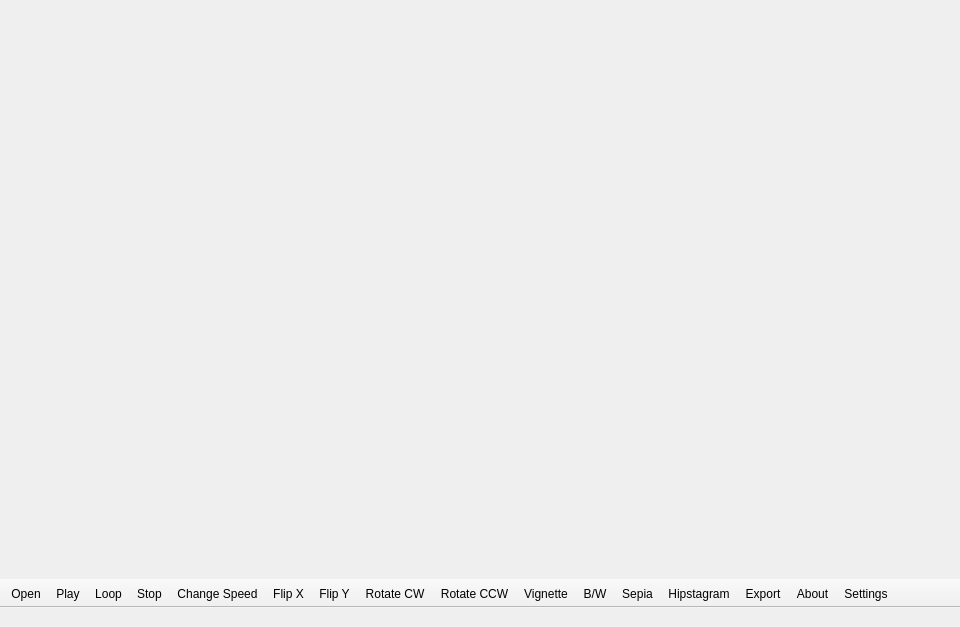
<?xml version="1.0" encoding="UTF-8"?>
<ui version="4.0">
 <class>MainWindow</class>
 <widget class="QMainWindow" name="MainWindow">
  <property name="geometry">
   <rect>
    <x>0</x>
    <y>0</y>
    <width>960</width>
    <height>627</height>
   </rect>
  </property>
  <property name="windowTitle">
   <string>camdomachine</string>
  </property>
  <property name="styleSheet">
   <string notr="true"/>
  </property>
  <property name="documentMode">
   <bool>false</bool>
  </property>
  <property name="tabShape">
   <enum>QTabWidget::Rounded</enum>
  </property>
  <widget class="QWidget" name="centralwidget">
   <property name="minimumSize">
    <size>
     <width>960</width>
     <height>540</height>
    </size>
   </property>
   <property name="maximumSize">
    <size>
     <width>1920</width>
     <height>1080</height>
    </size>
   </property>
  </widget>
  <widget class="QStatusBar" name="statusbar">
   <property name="sizeGripEnabled">
    <bool>false</bool>
   </property>
  </widget>
  <widget class="QToolBar" name="toolbar">
   <property name="windowTitle">
    <string>toolBar</string>
   </property>
   <property name="layoutDirection">
    <enum>Qt::LeftToRight</enum>
   </property>
   <property name="autoFillBackground">
    <bool>true</bool>
   </property>
   <property name="movable">
    <bool>false</bool>
   </property>
   <property name="iconSize">
    <size>
     <width>32</width>
     <height>32</height>
    </size>
   </property>
   <property name="toolButtonStyle">
    <enum>Qt::ToolButtonTextUnderIcon</enum>
   </property>
   <property name="floatable">
    <bool>false</bool>
   </property>
   <attribute name="toolBarArea">
    <enum>BottomToolBarArea</enum>
   </attribute>
   <attribute name="toolBarBreak">
    <bool>false</bool>
   </attribute>
   <addaction name="actionOpen"/>
   <addaction name="actionPlay"/>
   <addaction name="actionLoop"/>
   <addaction name="actionStop"/>
   <addaction name="actionCycleFramerates"/>
   <addaction name="actionFlipX"/>
   <addaction name="actionFlipY"/>
   <addaction name="actionRotateCW"/>
   <addaction name="actionRotateCCW"/>
   <addaction name="actionVignette"/>
   <addaction name="actionBlackWhite"/>
   <addaction name="actionSepia"/>
   <addaction name="actionHipstagram"/>
   <addaction name="actionMovie"/>
   <addaction name="actionAbout"/>
   <addaction name="actionSettings"/>
  </widget>
  <action name="actionPlay">
   <property name="icon">
    <iconset resource="../zeitmachine.qrc">
     <normaloff>:/icons/icons/play.png</normaloff>
     <normalon>:/icons/icons/play.png</normalon>:/icons/icons/play.png</iconset>
   </property>
   <property name="text">
    <string>Play</string>
   </property>
   <property name="iconText">
    <string>Play</string>
   </property>
   <property name="toolTip">
    <string>Start playback of the sequence</string>
   </property>
   <property name="shortcut">
    <string>Space</string>
   </property>
   <property name="visible">
    <bool>true</bool>
   </property>
   <property name="iconVisibleInMenu">
    <bool>true</bool>
   </property>
  </action>
  <action name="actionStop">
   <property name="icon">
    <iconset resource="../zeitmachine.qrc">
     <normaloff>:/icons/icons/stop.png</normaloff>:/icons/icons/stop.png</iconset>
   </property>
   <property name="text">
    <string>Stop</string>
   </property>
   <property name="toolTip">
    <string>Stop playing back the sequence</string>
   </property>
  </action>
  <action name="actionLoop">
   <property name="checkable">
    <bool>true</bool>
   </property>
   <property name="icon">
    <iconset resource="../zeitmachine.qrc">
     <normaloff>:/icons/icons/refresh.png</normaloff>:/icons/icons/refresh.png</iconset>
   </property>
   <property name="text">
    <string>Loop</string>
   </property>
   <property name="toolTip">
    <string>Enable or disable looped playback</string>
   </property>
  </action>
  <action name="actionMovie">
   <property name="icon">
    <iconset resource="../zeitmachine.qrc">
     <normaloff>:/icons/icons/download.png</normaloff>:/icons/icons/download.png</iconset>
   </property>
   <property name="text">
    <string>Export</string>
   </property>
   <property name="toolTip">
    <string>Export the sequence as a movie file</string>
   </property>
  </action>
  <action name="actionAbout">
   <property name="icon">
    <iconset resource="../zeitmachine.qrc">
     <normaloff>:/icons/icons/info.png</normaloff>:/icons/icons/info.png</iconset>
   </property>
   <property name="text">
    <string>About</string>
   </property>
   <property name="toolTip">
    <string>About this application</string>
   </property>
  </action>
  <action name="actionCycleFramerates">
   <property name="icon">
    <iconset resource="../zeitmachine.qrc">
     <normaloff>:/icons/icons/sort-amount-asc.png</normaloff>:/icons/icons/sort-amount-asc.png</iconset>
   </property>
   <property name="text">
    <string>Change Speed</string>
   </property>
   <property name="toolTip">
    <string>Cycle through all available framerates</string>
   </property>
  </action>
  <action name="actionVignette">
   <property name="checkable">
    <bool>true</bool>
   </property>
   <property name="icon">
    <iconset resource="../zeitmachine.qrc">
     <normaloff>:/icons/icons/magic.png</normaloff>:/icons/icons/magic.png</iconset>
   </property>
   <property name="text">
    <string>Vignette</string>
   </property>
   <property name="toolTip">
    <string>Apply a vignette filter to the video (makes the images darker towards the borders)</string>
   </property>
  </action>
  <action name="actionBlackWhite">
   <property name="checkable">
    <bool>true</bool>
   </property>
   <property name="icon">
    <iconset resource="../zeitmachine.qrc">
     <normaloff>:/icons/icons/magic.png</normaloff>:/icons/icons/magic.png</iconset>
   </property>
   <property name="text">
    <string>B/W</string>
   </property>
   <property name="toolTip">
    <string>Apply a black and white filter to the video</string>
   </property>
  </action>
  <action name="actionSepia">
   <property name="checkable">
    <bool>true</bool>
   </property>
   <property name="icon">
    <iconset resource="../zeitmachine.qrc">
     <normaloff>:/icons/icons/magic.png</normaloff>:/icons/icons/magic.png</iconset>
   </property>
   <property name="text">
    <string>Sepia</string>
   </property>
   <property name="toolTip">
    <string>Apply a sepia color effect to the video</string>
   </property>
  </action>
  <action name="actionHipstagram">
   <property name="checkable">
    <bool>true</bool>
   </property>
   <property name="icon">
    <iconset resource="../zeitmachine.qrc">
     <normaloff>:/icons/icons/magic.png</normaloff>:/icons/icons/magic.png</iconset>
   </property>
   <property name="text">
    <string>Hipstagram</string>
   </property>
   <property name="toolTip">
    <string>Apply the Hipstagram effect to the video</string>
   </property>
  </action>
  <action name="actionSettings">
   <property name="icon">
    <iconset resource="../zeitmachine.qrc">
     <normaloff>:/icons/icons/cogs.png</normaloff>:/icons/icons/cogs.png</iconset>
   </property>
   <property name="text">
    <string>Settings</string>
   </property>
   <property name="toolTip">
    <string>Edit settings</string>
   </property>
  </action>
  <action name="actionOpen">
   <property name="icon">
    <iconset resource="../zeitmachine.qrc">
     <normaloff>:/icons/icons/folder-open.png</normaloff>:/icons/icons/folder-open.png</iconset>
   </property>
   <property name="text">
    <string>Open</string>
   </property>
   <property name="toolTip">
    <string>Choose a folder to open footage from</string>
   </property>
  </action>
  <action name="actionFlipY">
   <property name="icon">
    <iconset resource="../zeitmachine.qrc">
     <normaloff>:/icons/icons/arrows-v.png</normaloff>:/icons/icons/arrows-v.png</iconset>
   </property>
   <property name="text">
    <string>Flip Y</string>
   </property>
   <property name="toolTip">
    <string>Flip the footage in the vertical domain</string>
   </property>
  </action>
  <action name="actionFlipX">
   <property name="icon">
    <iconset resource="../zeitmachine.qrc">
     <normaloff>:/icons/icons/arrows-h.png</normaloff>:/icons/icons/arrows-h.png</iconset>
   </property>
   <property name="text">
    <string>Flip X</string>
   </property>
   <property name="toolTip">
    <string>Flip the footage along the horizontal axis</string>
   </property>
  </action>
  <action name="actionRotateCW">
   <property name="icon">
    <iconset resource="../zeitmachine.qrc">
     <normaloff>:/icons/icons/rotate-right.png</normaloff>:/icons/icons/rotate-right.png</iconset>
   </property>
   <property name="text">
    <string>Rotate CW</string>
   </property>
   <property name="toolTip">
    <string>Rotate the footage clockwise by 90 degrees</string>
   </property>
  </action>
  <action name="actionRotateCCW">
   <property name="icon">
    <iconset resource="../zeitmachine.qrc">
     <normaloff>:/icons/icons/rotate-left.png</normaloff>:/icons/icons/rotate-left.png</iconset>
   </property>
   <property name="text">
    <string>Rotate CCW</string>
   </property>
   <property name="toolTip">
    <string>Rotate the footage counter-clockwise by 90 degrees</string>
   </property>
  </action>
 </widget>
 <resources>
  <include location="../zeitmachine.qrc"/>
 </resources>
 <connections/>
</ui>
